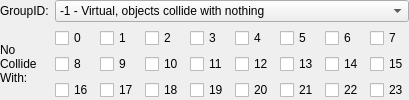
<?xml version="1.0" encoding="UTF-8"?>
<ui version="4.0">
 <class>CollisionFilterSetter</class>
 <widget class="QWidget" name="CollisionFilterSetter">
  <property name="geometry">
   <rect>
    <x>0</x>
    <y>0</y>
    <width>378</width>
    <height>88</height>
   </rect>
  </property>
  <property name="windowTitle">
   <string>Form</string>
  </property>
  <layout class="QGridLayout" name="gridLayout">
   <property name="leftMargin">
    <number>0</number>
   </property>
   <property name="topMargin">
    <number>0</number>
   </property>
   <property name="rightMargin">
    <number>0</number>
   </property>
   <property name="bottomMargin">
    <number>0</number>
   </property>
   <property name="verticalSpacing">
    <number>6</number>
   </property>
   <item row="0" column="0">
    <widget class="QLabel" name="label">
     <property name="text">
      <string>GroupID:</string>
     </property>
    </widget>
   </item>
   <item row="1" column="0">
    <widget class="QLabel" name="label_2">
     <property name="text">
      <string>No Collide With: </string>
     </property>
     <property name="wordWrap">
      <bool>true</bool>
     </property>
    </widget>
   </item>
   <item row="1" column="1">
    <layout class="QGridLayout" name="gridLayout_2">
     <item row="0" column="1">
      <widget class="QCheckBox" name="checkBox_1">
       <property name="text">
        <string>1</string>
       </property>
      </widget>
     </item>
     <item row="0" column="4">
      <widget class="QCheckBox" name="checkBox_4">
       <property name="text">
        <string>4</string>
       </property>
      </widget>
     </item>
     <item row="0" column="5">
      <widget class="QCheckBox" name="checkBox_5">
       <property name="text">
        <string>5</string>
       </property>
      </widget>
     </item>
     <item row="0" column="0">
      <widget class="QCheckBox" name="checkBox_0">
       <property name="text">
        <string>0</string>
       </property>
      </widget>
     </item>
     <item row="0" column="2">
      <widget class="QCheckBox" name="checkBox_3">
       <property name="text">
        <string>2</string>
       </property>
      </widget>
     </item>
     <item row="0" column="3">
      <widget class="QCheckBox" name="checkBox_2">
       <property name="text">
        <string>3</string>
       </property>
      </widget>
     </item>
     <item row="0" column="6">
      <widget class="QCheckBox" name="checkBox_6">
       <property name="text">
        <string>6</string>
       </property>
      </widget>
     </item>
     <item row="0" column="7">
      <widget class="QCheckBox" name="checkBox_7">
       <property name="text">
        <string>7</string>
       </property>
      </widget>
     </item>
     <item row="1" column="0">
      <widget class="QCheckBox" name="checkBox_8">
       <property name="text">
        <string>8</string>
       </property>
      </widget>
     </item>
     <item row="1" column="1">
      <widget class="QCheckBox" name="checkBox_9">
       <property name="text">
        <string>9</string>
       </property>
      </widget>
     </item>
     <item row="1" column="2">
      <widget class="QCheckBox" name="checkBox_10">
       <property name="text">
        <string>10</string>
       </property>
      </widget>
     </item>
     <item row="1" column="3">
      <widget class="QCheckBox" name="checkBox_11">
       <property name="text">
        <string>11</string>
       </property>
      </widget>
     </item>
     <item row="1" column="4">
      <widget class="QCheckBox" name="checkBox_12">
       <property name="text">
        <string>12</string>
       </property>
      </widget>
     </item>
     <item row="1" column="5">
      <widget class="QCheckBox" name="checkBox_13">
       <property name="text">
        <string>13</string>
       </property>
      </widget>
     </item>
     <item row="1" column="6">
      <widget class="QCheckBox" name="checkBox_14">
       <property name="text">
        <string>14</string>
       </property>
      </widget>
     </item>
     <item row="1" column="7">
      <widget class="QCheckBox" name="checkBox_15">
       <property name="text">
        <string>15</string>
       </property>
      </widget>
     </item>
     <item row="2" column="0">
      <widget class="QCheckBox" name="checkBox_16">
       <property name="text">
        <string>16</string>
       </property>
      </widget>
     </item>
     <item row="2" column="1">
      <widget class="QCheckBox" name="checkBox_17">
       <property name="text">
        <string>17</string>
       </property>
      </widget>
     </item>
     <item row="2" column="2">
      <widget class="QCheckBox" name="checkBox_18">
       <property name="text">
        <string>18</string>
       </property>
      </widget>
     </item>
     <item row="2" column="3">
      <widget class="QCheckBox" name="checkBox_19">
       <property name="text">
        <string>19</string>
       </property>
      </widget>
     </item>
     <item row="2" column="4">
      <widget class="QCheckBox" name="checkBox_20">
       <property name="text">
        <string>20</string>
       </property>
      </widget>
     </item>
     <item row="2" column="5">
      <widget class="QCheckBox" name="checkBox_21">
       <property name="text">
        <string>21</string>
       </property>
      </widget>
     </item>
     <item row="2" column="6">
      <widget class="QCheckBox" name="checkBox_22">
       <property name="text">
        <string>22</string>
       </property>
      </widget>
     </item>
     <item row="2" column="7">
      <widget class="QCheckBox" name="checkBox_23">
       <property name="text">
        <string>23</string>
       </property>
      </widget>
     </item>
    </layout>
   </item>
   <item row="0" column="1">
    <widget class="QComboBox" name="comboBox">
     <property name="currentIndex">
      <number>0</number>
     </property>
     <item>
      <property name="text">
       <string>-1 - Virtual, objects collide with nothing</string>
      </property>
     </item>
     <item>
      <property name="text">
       <string>0 - Default</string>
      </property>
     </item>
     <item>
      <property name="text">
       <string>1 - Body, Main part</string>
      </property>
     </item>
     <item>
      <property name="text">
       <string>2 - Body, Breasts and butts</string>
      </property>
     </item>
     <item>
      <property name="text">
       <string>3 - Body, Arms</string>
      </property>
     </item>
     <item>
      <property name="text">
       <string>4 - Body, Hands</string>
      </property>
     </item>
     <item>
      <property name="text">
       <string>5 - Body, Legs</string>
      </property>
     </item>
     <item>
      <property name="text">
       <string>6 - Body, Feet</string>
      </property>
     </item>
     <item>
      <property name="text">
       <string>7 - Body, Pussy and asshole</string>
      </property>
     </item>
     <item>
      <property name="text">
       <string>8 - Body, Head</string>
      </property>
     </item>
     <item>
      <property name="text">
       <string>9 - Body, Tail</string>
      </property>
     </item>
     <item>
      <property name="text">
       <string>10 - Body, Undefined</string>
      </property>
     </item>
     <item>
      <property name="text">
       <string>11 - Cloth, Undefined</string>
      </property>
     </item>
     <item>
      <property name="text">
       <string>12 - Cloth, Undefined</string>
      </property>
     </item>
     <item>
      <property name="text">
       <string>13 - Cloth, Undefined</string>
      </property>
     </item>
     <item>
      <property name="text">
       <string>14 - Cloth, Undefined</string>
      </property>
     </item>
     <item>
      <property name="text">
       <string>15 - Hair, Undefined</string>
      </property>
     </item>
     <item>
      <property name="text">
       <string>16 - Hair, Undefined</string>
      </property>
     </item>
     <item>
      <property name="text">
       <string>17 - Hair, Undefined</string>
      </property>
     </item>
     <item>
      <property name="text">
       <string>18 - Weapons, Undefined</string>
      </property>
     </item>
     <item>
      <property name="text">
       <string>19 - Weapons, Undefined</string>
      </property>
     </item>
     <item>
      <property name="text">
       <string>20 - Reserved</string>
      </property>
     </item>
     <item>
      <property name="text">
       <string>21 - Reserved</string>
      </property>
     </item>
     <item>
      <property name="text">
       <string>22 - Reserved</string>
      </property>
     </item>
     <item>
      <property name="text">
       <string>23 - Reserved</string>
      </property>
     </item>
    </widget>
   </item>
  </layout>
 </widget>
 <resources/>
 <connections/>
</ui>
